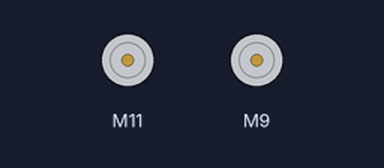
A sketch run on a simulated Arduino Uno, built with avr-gcc and run on an emulated ATmega328P. Shown: 2 × DC motor (green arrow = forward, orange = backward, longer = faster).

Above: at 0.05 s.
Timing chart, 0 to 3.0 s (numbered marks = the images above):
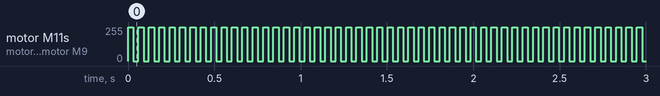

Measured:
- by itself, motor M11, motor M9: alternates forward 255/255 for 0.03 s and stopped for 0.03 s, 268 changes in all, then stays stopped

The sketch:

Dumbone.ino
```cpp
#include <L293.h>

const int LEFT_EN = 8;
const int LEFT1 = 9;
const int LEFT2 = 10;
const int RIGHT_EN = 13;
const int RIGHT1 = 11;
const int RIGHT2 = 12;
L293 lmotor(LEFT_EN, LEFT1, LEFT2);
L293 rmotor(RIGHT_EN, RIGHT1, RIGHT2);
int timer = millis();
void setup() {
  Serial.begin(9600);
  // put your setup code here, to run once:

}
void runBoth(int val){

  rmotor.forward(val);
  lmotor.forward(val);


}
void stopBoth(){
    lmotor.stop();
    rmotor.stop();
}
void runtime(float ms, int power){
  runBoth(power);
  delay(ms);
  stopBoth();
}
void Rturn90(){
  timer = millis();
  while ((timer + 530)>millis()){
  lmotor.forward(250);
  rmotor.back(250);
  delay(20);
  stopBoth();
  delay(30);
  }
  stopBoth();
}
void Lturn90(){
  timer = millis();
  while ((timer + 530)>millis()){
  rmotor.forward(250);
  lmotor.back(250);
  delay(20);
  stopBoth();
  delay(30);
  }
  stopBoth();
}

int mils = millis();
void loop() {
  while (millis() < mils+8*1000){
    runBoth(255);
    delay(30);
    stopBoth();
    delay(30);
  }
delay(1000000);
  // put your main code here, to run repeatedly:

}
```
